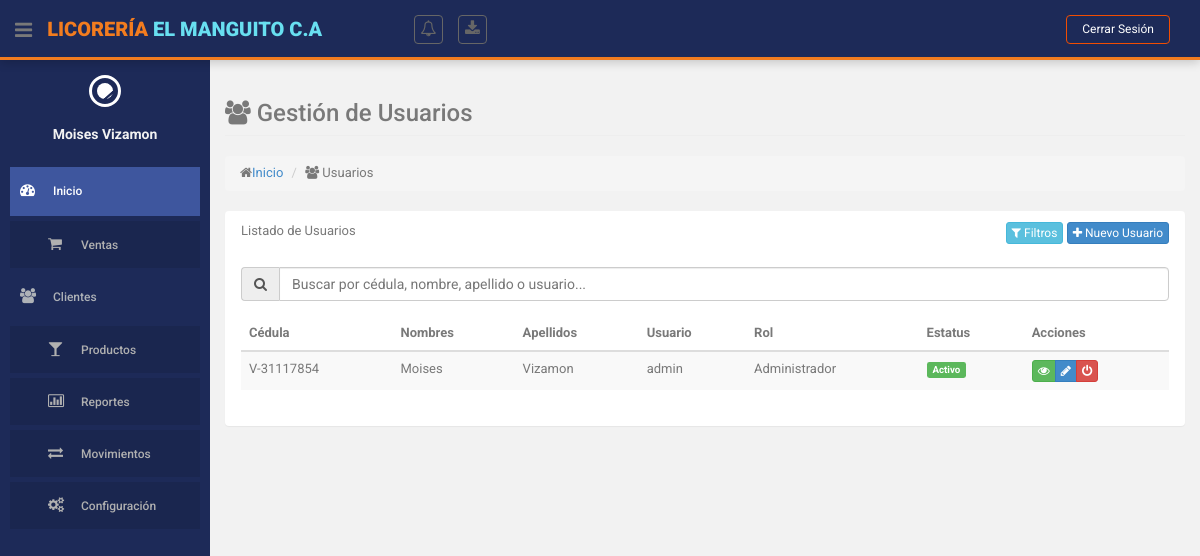
The page /index.php?action=usuarios (signed in) on the database as committed earlier.
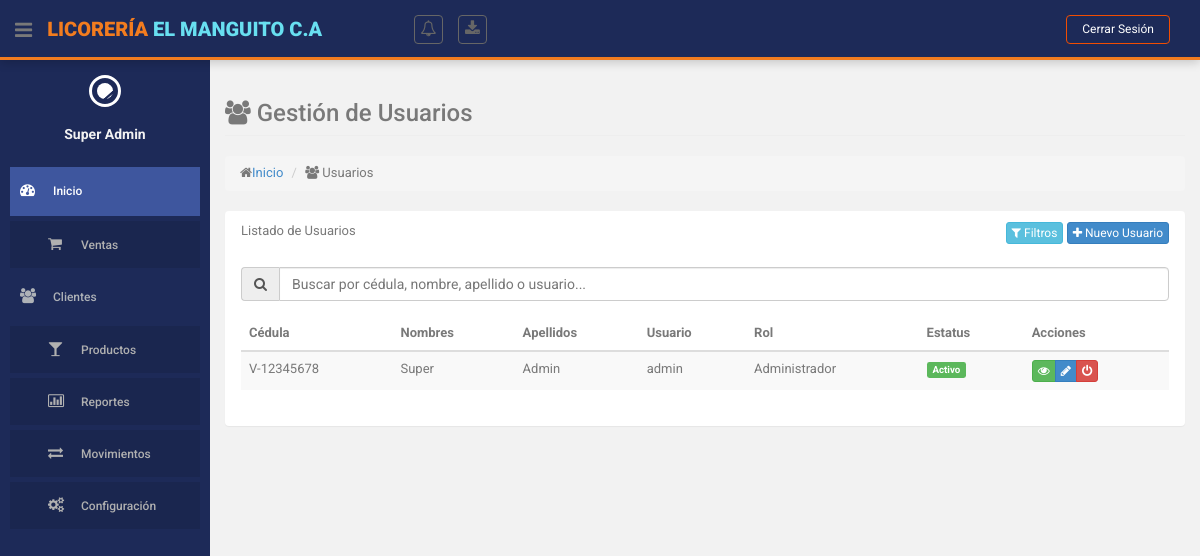
The same page on the database as committed later.
### tables this page shows
CREATE TABLE `usuarios` (
  `id` int(10) NOT NULL,
  `cedula` varchar(12) NOT NULL,
  `id_simbolo_cedula` int(11) DEFAULT 1,
  `nombres` varchar(255) NOT NULL,
  `apellidos` varchar(255) NOT NULL,
  `telefono` varchar(15) NOT NULL,
  `direccion` varchar(255) DEFAULT 'Sin especificar',
  `user` varchar(255) NOT NULL,
  `password` varchar(255) NOT NULL,
  `id_rol` int(11) NOT NULL,
  `id_estatus` int(11) NOT NULL,
  `ultimo_inicio_sesion` datetime DEFAULT NULL
);

CREATE TABLE `simbolos_cedula` (
  `id` int(11) NOT NULL,
  `nombre` varchar(2) NOT NULL COMMENT 'Símbolo (V, E, G, J)'
);

CREATE TABLE `roles` (
  `id` int(11) NOT NULL,
  `nombre` varchar(50) NOT NULL
);

CREATE TABLE `estatus` (
  `id` int(11) NOT NULL,
  `nombre` varchar(50) NOT NULL
);

### controllers/UsuarioController.php (called while the page is built, shortened)
<?php
class UsuarioController
{
    private $model;
    public function __construct()
    {
        require_once ROOT_PATH . 'models/UsuarioModel.php';
        $this->model = new UsuarioModel();
    }
    public function index()
    {
        $pagina = isset($_GET['pagina']) ? (int)$_GET['pagina'] : 1;
        $por_pagina = 10;
        $resultado = $this->model->obtenerTodosUsuarios($pagina, $por_pagina);
        $roles = $this->model->obtenerRoles();
        $this->loadView('usuarios/index', [
            'usuarios' => $resultado['usuarios'],
            'pagina_actual' => $resultado['pagina_actual'],
            'total_paginas' => $resultado['total_paginas'],
            'total_registros' => $resultado['total_registros'],
            'roles' => $roles
        ]);
    }
    private function loadView($view, $data = [])
    {
        extract($data);
        require ROOT_PATH . 'views/layouts/header.php';
        require ROOT_PATH . 'views/layouts/sidebar.php';
        require ROOT_PATH . 'views/' . $view . '.php';
        require ROOT_PATH . 'views/layouts/footer.php';
    }
}

### models/UsuarioModel.php (called while the page is built, shortened)
<?php
class UsuarioModel
{
    private $db;
    public function __construct()
    {
        require_once ROOT_PATH . 'config/database.php';
        $database = new Database();
        $this->db = $database->getConnection();
    }
    public function obtenerTodosUsuarios($pagina = 1, $por_pagina = 10, $soloActivos = false)
    {
        $offset = ($pagina - 1) * $por_pagina;
        $queryTotal = "SELECT COUNT(*) as total FROM usuarios";
        $stmtTotal = $this->db->prepare($queryTotal);
        $stmtTotal->execute();
        $total = $stmtTotal->fetch(PDO::FETCH_ASSOC)['total'];
        $total_paginas = ceil($total / $por_pagina);
        $query = "SELECT u.*, r.nombre as rol, e.nombre as estatus, sc.nombre as nombre_simbolo
              FROM usuarios u
              JOIN roles r ON u.id_rol = r.id
              JOIN estatus e ON u.id_estatus = e.id
              JOIN simbolos_cedula sc ON u.id_simbolo_cedula = sc.id";
        $query .= " LIMIT :limit OFFSET :offset";
        $stmt = $this->db->prepare($query);
        $stmt->bindValue(':limit', $por_pagina, PDO::PARAM_INT);
        $stmt->bindValue(':offset', $offset, PDO::PARAM_INT);
        $stmt->execute();
        return [
            'usuarios' => $stmt->fetchAll(PDO::FETCH_ASSOC),
            'total_registros' => $total,
            'total_paginas' => $total_paginas,
            'pagina_actual' => $pagina
        ];
    }
}

### config/database.php (called while the page is built, shortened)
<?php
class Database {
    private $host = "localhost";
    private $db_name = "licoreria";
    private $username = "root";
    private $password = "";
    public function getConnection() {
        $this->conn = null;
        try {
            $this->conn = new PDO(
                "mysql:host=" . $this->host . ";dbname=" . $this->db_name,
                $this->username,
                $this->password
            );
            $this->conn->setAttribute(PDO::ATTR_ERRMODE, PDO::ERRMODE_EXCEPTION);
        } catch(PDOException $e) {
            error_log('Error de conexión: ' . $e->getMessage());
        }
        return $this->conn;
    }
}
?>

### views/usuarios/index.php (the view, shortened to what the changed rows need)
<section id="main-content">
    <section class="wrapper">
        <div class="row">
            <div class="col-lg-12">
                <h3 class="page-header"><i class="fa fa-users"></i> Gestión de Usuarios</h3>
                <ol class="breadcrumb">
                    <li><i class="fa fa-home"></i><a href="<?php echo BASE_URL; ?>">Inicio</a></li>
                    <li><i class="fa fa-users"></i> Usuarios</li>
                </ol>
            </div>
        </div>
        <div class="row">
            <div class="col-lg-12">
                <section class="panel">
                    <header class="panel-heading">
                        Listado de Usuarios
                        <div class="pull-right">
                            <button class="btn btn-info btn-xs" data-toggle="modal" data-target="#filtrosModal">
                                <i class="fa fa-filter"></i> Filtros
                            </button>
                            <a href="<?php echo BASE_URL; ?>index.php?action=usuarios&method=crear" class="btn btn-primary btn-xs">
                                <i class="fa fa-plus"></i> Nuevo Usuario
                            </a>
                        </div>
                    </header>
                    <div class="panel-body">
                        <div class="form-group">
                            <div class="input-group">
                                <span class="input-group-addon"><i class="fa fa-search"></i></span>
                                <input type="text" id="busqueda" class="form-control" placeholder="Buscar por cédula, nombre, apellido o usuario...">
                            </div>
                        </div>
                        <table id="tablaUsuarios" class="table table-striped table-advance table-hover">
                            <thead>
                                <tr>
                                    <th>Cédula</th>
                                    <th>Nombres</th>
                                    <th>Apellidos</th>
                                    <th>Usuario</th>
                                    <th>Rol</th>
                                    <th>Estatus</th>
                                    <th>Acciones</th>
                                </tr>
                            </thead>
                            <tbody>
                                <?php foreach ($usuarios as $usuario): ?>
                                    <tr>
                                        <td><?= $usuario['nombre_simbolo'] ?>-<?= $usuario['cedula']; ?></td>
                                        <td><?= $usuario['nombres']; ?></td>
                                        <td><?= $usuario['apellidos']; ?></td>
                                        <td><?= $usuario['user']; ?></td>
                                        <td><?= $usuario['rol']; ?></td>
                                        <td>
                                            <span class="label label-<?= $usuario['estatus'] == 'Activo' ? 'success' : 'danger'; ?>">
                                                <?= $usuario['estatus']; ?>
                                            </span>
                                        </td>
                                        <td>
                                            <div class="btn-group">
                                                <a href="<?= BASE_URL ?>index.php?action=usuarios&method=mostrar&id=<?= $usuario['id']; ?>"
                                                    class="btn btn-success btn-xs" title="Ver">
                                                    <i class="fa fa-eye"></i>
                                                </a>
                                                <a href="<?= BASE_URL ?>index.php?action=usuarios&method=editar&id=<?= $usuario['id']; ?>"
                                                    class="btn btn-primary btn-xs" title="Editar">
                                                    <i class="fa fa-pencil"></i>
                                                </a>
                                                <button onclick="cambiarEstado(<?= $usuario['id']; ?>, '<?= $usuario['estatus']; ?>')"
                                                    class="btn btn-<?= $usuario['id_estatus'] == 1 ? 'danger' : 'success'; ?> btn-xs"
                                                    title="<?= $usuario['id_estatus'] == 1 ? 'Desactivar' : 'Activar'; ?>">
                                                    <i class="fa fa-power-off"></i>
                                                </button>
                                            </div>
                                        </td>
                                    </tr>
                                <?php endforeach; ?>
                            </tbody>
                        </table>
                    </div>
                </section>
            </div>
        </div>
    </section>
</section>

### views/layouts/sidebar.php (shortened to what the changed rows need)
<aside>
    <div id="sidebar" class="nav-collapse">
        <ul class="sidebar-menu" id="nav-accordion">
            <p class="centered"><img src="<?php echo BASE_URL; ?>assets/img/account.svg" class="img-circle" width="80"></p>
            <h5 class="centered"><?php echo $_SESSION['user_nombre'] ?? 'Administrador'; ?></h5>
            <li class="mt">
                <a class="active" href="<?php echo BASE_URL; ?>index.php?action=dashboard">
                    <i class="fa fa-dashboard"></i>
                    <span>Inicio</span>
                </a>
            </li>
            <li class="sub-menu">
                <a href="javascript:;">
                    <i class="fa fa-shopping-cart"></i>
                    <span>Ventas</span>
                </a>
            </li>
            <li>
                <a href="<?php echo BASE_URL; ?>index.php?action=clientes">
                    <i class="fa fa-users"></i>
                    <span>Clientes</span>
                </a>
            </li>
            <li class="sub-menu">
                <a href="javascript:;">
                    <i class="fa fa-glass"></i>
                    <span>Productos</span>
                </a>
            </li>
            <?php if ($_SESSION['user_rol'] != 2): ?>
                <li class="sub-menu">
                    <a href="javascript:;">
                        <i class="fa fa-bar-chart-o"></i>
                        <span>Reportes</span>
                    </a>
                </li>
            <?php endif; ?>
            <li class="sub-menu">
                <a href="javascript:;">
                    <i class="fa fa-exchange"></i>
                    <span>Movimientos</span>
                </a>
            </li>
            <?php if ($_SESSION['user_rol'] != 2): ?>
                <li class="sub-menu">
                    <a href="javascript:;">
                        <i class="fa fa-cogs"></i>
                        <span>Configuración</span>
                    </a>
                </li>
        </ul>
    <?php endif; ?>
    </div>
</aside>

Rows that differ between the two databases and show on the page:
changed usuarios "admin": cedula "31117854" → "12345678"; nombres "Moises" → "Super"; apellidos "Vizamon" → "Admin"
Other text that changed with them:
$_SESSION['user_nombre']: "Moises Vizamon" → "Super Admin"
